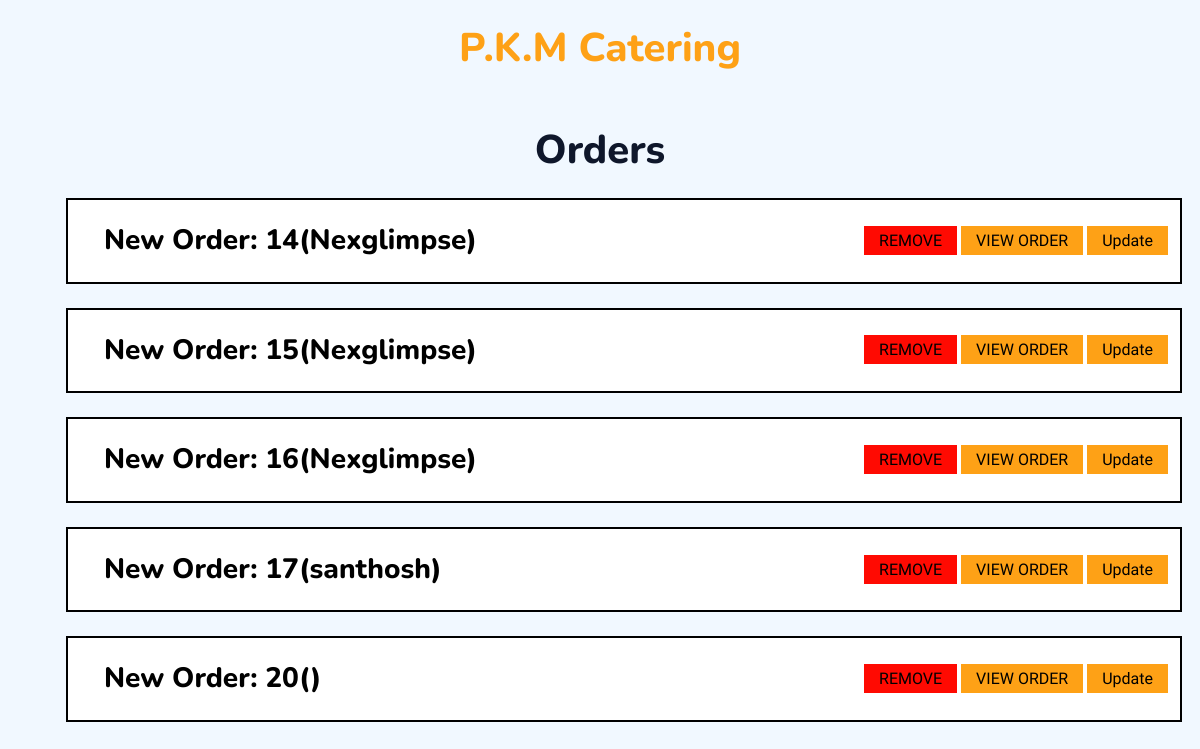
Before: /admin/index.php (signed in) with the older database file.
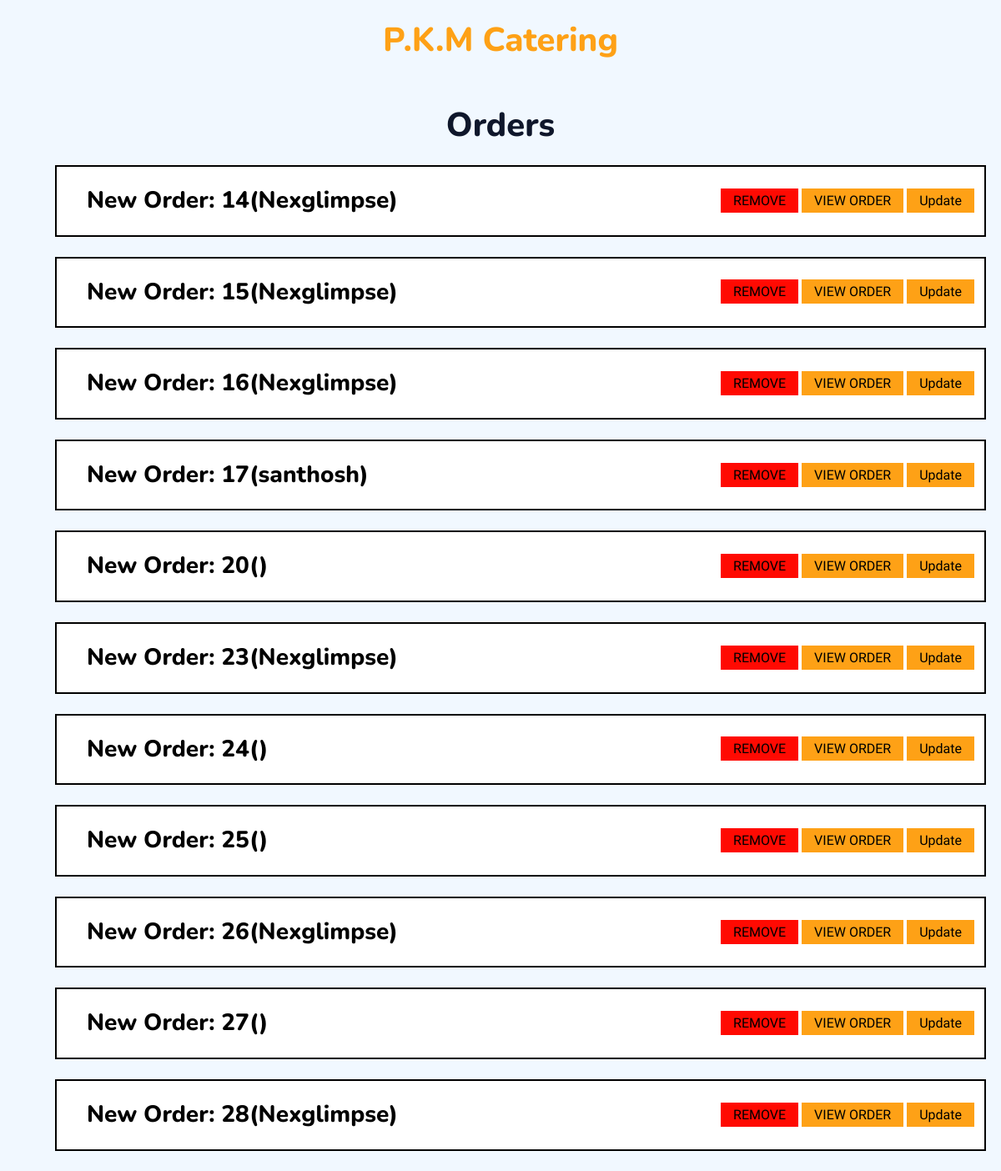
After: the same page with the newer database file.
### tables this page shows
CREATE TABLE `order_details` (
  `id` int(40) NOT NULL,
  `uname` text DEFAULT NULL,
  `unumber` int(20) DEFAULT NULL,
  `uemail` varchar(60) DEFAULT NULL,
  `ucity` varchar(30) DEFAULT NULL,
  `usdate` date DEFAULT NULL,
  `uedate` date DEFAULT NULL,
  `upartydetails` mediumtext DEFAULT NULL,
  `uhalldetails` mediumtext DEFAULT NULL,
  `malaifirday` longtext DEFAULT NULL,
  `wedmalaiset` longtext DEFAULT NULL,
  `kasiyathiraiset` longtext DEFAULT NULL,
  `samangalset` longtext DEFAULT NULL,
  `wedplateset` longtext DEFAULT NULL,
  `toiletset` longtext DEFAULT NULL,
  `vedicset` longtext DEFAULT NULL,
  `carrybag` longtext DEFAULT NULL,
  `carrybagcou` int(20) DEFAULT NULL,
  `carrybagweat` longtext DEFAULT NULL,
  `carrybagsweatcou` int(20) DEFAULT NULL,
  `carrybagcookie` longtext DEFAULT NULL,
  `carrybagcookiecou` int(20) DEFAULT NULL,
  `firdaymor` longtext DEFAULT NULL,
  `firdaymorcou` int(20) DEFAULT NULL,
  `firdayaftcou` int(20) DEFAULT NULL,
  `firdayeve` longtext DEFAULT NULL,
  `firdayevecou` int(20) DEFAULT NULL,
  `firdaydrink` longtext DEFAULT NULL,
  `firdaycooldrinkcou` int(20) DEFAULT NULL,
  `firdaysnack` longtext DEFAULT NULL,
  `firdaysnackcou` int(20) DEFAULT NULL,
  `firdaydinner` longtext DEFAULT NULL,
  `firdaydinnercou` int(20) DEFAULT NULL,
  `secdaymor` longtext DEFAULT NULL,
  `secdaymorcou` int(20) DEFAULT NULL,
  `secdayaftercou` int(20) DEFAULT NULL,
  `secdayeve` longtext DEFAULT NULL,
  `secdayevecou` int(20) DEFAULT NULL,
  `secdaydinner` longtext DEFAULT NULL,
  `secdaydinnercou` int(20) DEFAULT NULL,
  `guestfood` longtext DEFAULT NULL,
  `guestfoodcou` int(20) DEFAULT NULL,
  `packetfood` longtext DEFAULT NULL,
  `packetfoodcou` int(20) DEFAULT NULL,
  `firdayaft` longtext NOT NULL,
  `secdayaft` longtext NOT NULL
);

### admin/index.php (the view, shortened to what this page needs)
<?php
$conn = mysqli_connect("localhost", "root", "", "pkm_catering");
$result = mysqli_query($conn, "SELECT * FROM order_details");
?>
<!DOCTYPE html>
<html lang="en">
<head>
    <link href="https://cdnjs.cloudflare.com/ajax/libs/font-awesome/5.10.0/css/all.min.css" rel="stylesheet">
    <link href="https://cdn.jsdelivr.net/npm/bootstrap-icons@1.4.1/font/bootstrap-icons.css" rel="stylesheet">
    <link href="../lib/animate/animate.min.css" rel="stylesheet">
    <link href="../lib/owlcarousel/assets/owl.carousel.min.css" rel="stylesheet">
    <link href="../lib/tempusdominus/css/tempusdominus-bootstrap-4.min.css" rel="stylesheet" />
    <link href="../css/bootstrap.min.css" rel="stylesheet">
    <link href="../css/style.css" rel="stylesheet">
   <link rel="stylesheet" href="../css/style2.css">
   <link rel="stylesheet" href="admin.css">
</head>
<body>
    <div class="container">
        <a href="" class="navbar-brand p-0">
            <h1 class="text-primary m-0 text-center m-4" >P.K.M Catering</h1>
        </a><br>
        <h1 class="text-center">Orders</h1>
    </div>
    <div class="container orders ">
    <?php
        while ($row = mysqli_fetch_assoc($result)) {
            ?>
           <div class="m-4 container neworder ">
            <h3 class="m-4 white">New Order: <span> <?= $row['id'] ?>(<?= $row['uname'] ?>)</span></h3>
            <div class="opt">
            <a href="remove.php?remove_id=<?= $row['id'] ?>" class="remove">REMOVE</a>
            <a href="view_order.php?id=<?= $row['id'] ?>" class="view">VIEW ORDER</a>
            <a href="update-process.php?id=<?php echo $row["id"]; ?>" class="view">Update</a>
            </div>
           </div>
           <?php
        }
        ?>
    </div>
</body>
</html>

### css/style.css (style rules this page uses)
:root { --primary: #FEA116; --light: #F1F8FF; --dark: #0F172B; }

### admin/admin.css (style rules this page uses)
.neworder { display: flex; align-items: center; justify-content: space-between; margin-right: 20px; border: 2px solid black; background-color: rgb(255, 255, 255); }
.view { color: rgb(0, 0, 0); background-color:#FEA116; padding: 5px 15px; }
.white { color: rgb(0, 0, 0); }
.remove { color: rgb(0, 0, 0); background-color: rgb(255, 10, 2); padding: 5px 15px; }

Changed rows visible on the page:
added order_details: id "23", uname "Nexglimpse"
added order_details: id "24"
added order_details: id "25"
added order_details: id "26", uname "Nexglimpse"
added order_details: id "27"
added order_details: id "28", uname "Nexglimpse"
